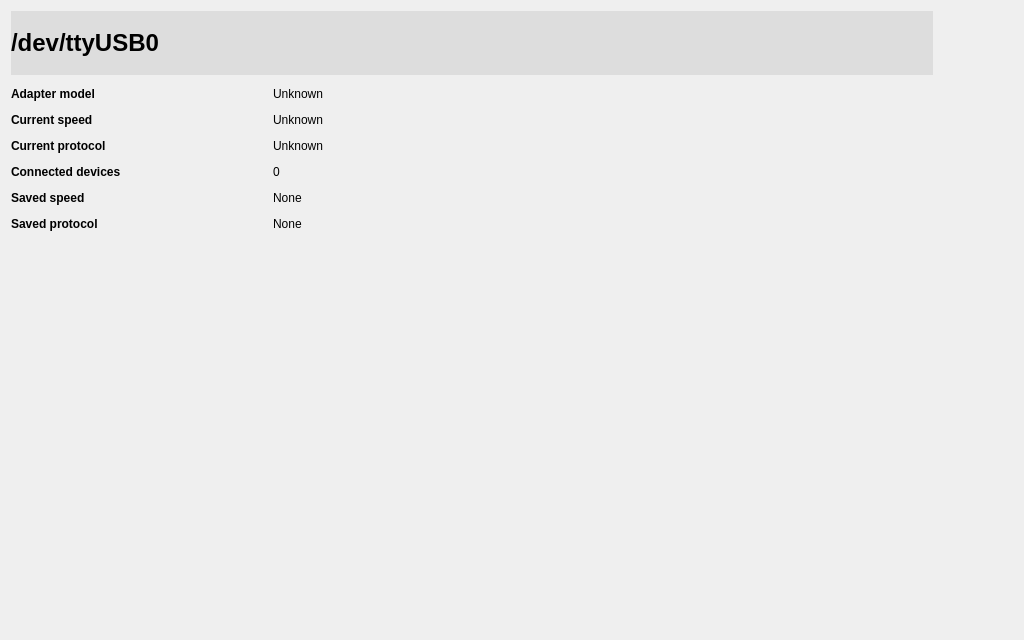
<?xml version="1.0" encoding="UTF-8"?>
<ui version="4.0">
 <class>tabSerial</class>
 <widget class="QWidget" name="tabSerial">
  <property name="geometry">
   <rect>
    <x>0</x>
    <y>0</y>
    <width>1024</width>
    <height>640</height>
   </rect>
  </property>
  <property name="windowTitle">
   <string>Form</string>
  </property>
  <layout class="QGridLayout" name="gridLayout_2">
   <item row="0" column="0">
    <layout class="QGridLayout" name="gridLayout">
     <property name="verticalSpacing">
      <number>12</number>
     </property>
     <item row="3" column="0">
      <widget class="QLabel" name="label_6">
       <property name="font">
        <font>
         <weight>75</weight>
         <bold>true</bold>
        </font>
       </property>
       <property name="text">
        <string>Current protocol</string>
       </property>
      </widget>
     </item>
     <item row="2" column="0">
      <widget class="QLabel" name="label_4">
       <property name="font">
        <font>
         <weight>75</weight>
         <bold>true</bold>
        </font>
       </property>
       <property name="text">
        <string>Current speed</string>
       </property>
      </widget>
     </item>
     <item row="2" column="1">
      <widget class="QLabel" name="label_speed_current">
       <property name="text">
        <string>Unknown</string>
       </property>
      </widget>
     </item>
     <item row="1" column="0">
      <widget class="QLabel" name="label_2">
       <property name="maximumSize">
        <size>
         <width>256</width>
         <height>16777215</height>
        </size>
       </property>
       <property name="font">
        <font>
         <weight>75</weight>
         <bold>true</bold>
        </font>
       </property>
       <property name="text">
        <string>Adapter model</string>
       </property>
      </widget>
     </item>
     <item row="5" column="0">
      <widget class="QLabel" name="label_7">
       <property name="font">
        <font>
         <weight>75</weight>
         <bold>true</bold>
        </font>
       </property>
       <property name="text">
        <string>Saved speed</string>
       </property>
      </widget>
     </item>
     <item row="6" column="1">
      <widget class="QLabel" name="label_protocol_saved">
       <property name="text">
        <string>None</string>
       </property>
      </widget>
     </item>
     <item row="4" column="1">
      <widget class="QLabel" name="label_device_count">
       <property name="text">
        <string>0</string>
       </property>
      </widget>
     </item>
     <item row="4" column="0">
      <widget class="QLabel" name="label">
       <property name="font">
        <font>
         <weight>75</weight>
         <bold>true</bold>
        </font>
       </property>
       <property name="text">
        <string>Connected devices</string>
       </property>
      </widget>
     </item>
     <item row="5" column="1">
      <widget class="QLabel" name="label_speed_saved">
       <property name="text">
        <string>None</string>
       </property>
      </widget>
     </item>
     <item row="6" column="0">
      <widget class="QLabel" name="label_8">
       <property name="font">
        <font>
         <weight>75</weight>
         <bold>true</bold>
        </font>
       </property>
       <property name="text">
        <string>Saved protocol</string>
       </property>
      </widget>
     </item>
     <item row="3" column="1">
      <widget class="QLabel" name="label_protocol_current">
       <property name="text">
        <string>Unknown</string>
       </property>
      </widget>
     </item>
     <item row="1" column="1">
      <widget class="QLabel" name="label_model">
       <property name="text">
        <string>Unknown</string>
       </property>
      </widget>
     </item>
     <item row="0" column="0" colspan="2">
      <layout class="QHBoxLayout" name="horizontalLayout">
       <property name="spacing">
        <number>16</number>
       </property>
       <item>
        <widget class="QLabel" name="label_title">
         <property name="maximumSize">
          <size>
           <width>16777215</width>
           <height>64</height>
          </size>
         </property>
         <property name="font">
          <font>
           <pointsize>18</pointsize>
           <weight>75</weight>
           <bold>true</bold>
          </font>
         </property>
         <property name="styleSheet">
          <string notr="true">background-color: rgb(221, 221, 221);</string>
         </property>
         <property name="text">
          <string>/dev/ttyUSB0</string>
         </property>
        </widget>
       </item>
       <item>
        <widget class="QLabel" name="label_icon">
         <property name="minimumSize">
          <size>
           <width>64</width>
           <height>64</height>
          </size>
         </property>
         <property name="maximumSize">
          <size>
           <width>64</width>
           <height>64</height>
          </size>
         </property>
         <property name="text">
          <string/>
         </property>
         <property name="pixmap">
          <pixmap resource="../resources/resources.qrc">:/icons/icons/network-error.svg</pixmap>
         </property>
         <property name="scaledContents">
          <bool>true</bool>
         </property>
        </widget>
       </item>
      </layout>
     </item>
    </layout>
   </item>
   <item row="1" column="0">
    <spacer name="verticalSpacer">
     <property name="orientation">
      <enum>Qt::Vertical</enum>
     </property>
     <property name="sizeHint" stdset="0">
      <size>
       <width>20</width>
       <height>40</height>
      </size>
     </property>
    </spacer>
   </item>
  </layout>
 </widget>
 <resources>
  <include location="../resources/resources.qrc"/>
 </resources>
 <connections/>
</ui>
